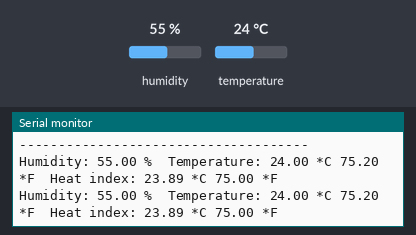
The sketch below on a simulated ESP8266 (NodeMCU). Shown: the last lines printed to the serial monitor. Inputs (shaded band) come from the test bench; at power-on: humidity 55 %, temperature 24 °C.

Above: at 5.0 s.
5.1 s: humidity set to 22 %
At 7.6 s:
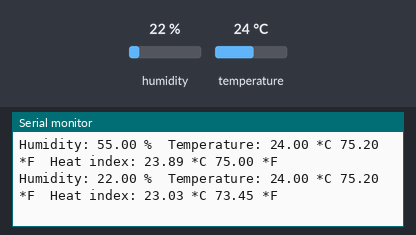
8.2 s: temperature set to 12 °C
At 8.9 s:
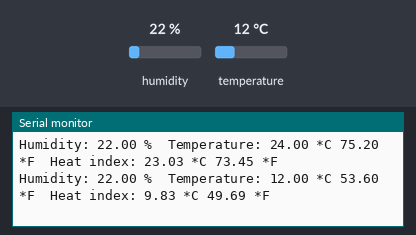
11.3 s: humidity set to 40 %
At 13.6 s:
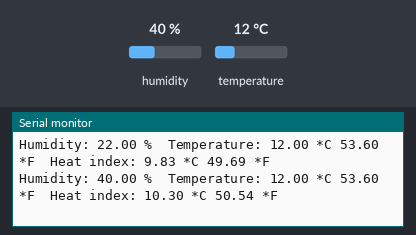
Timing chart, 0 to 15.1 s (numbered marks = the images above; inputs shaded):
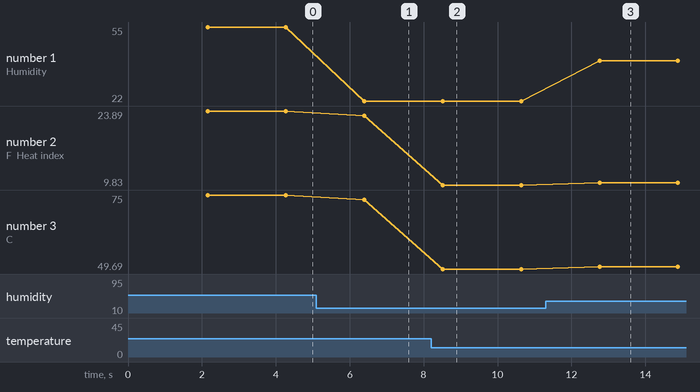

The sketch:

esp8266.ino
```cpp
// (licence header left out)
#include <WiFiUdp.h>
#include <WiFiServer.h>
#include <WiFiClientSecure.h>
#include <WiFiClient.h>
#include <ESP8266WiFiType.h>
#include <ESP8266WiFiSTA.h>
#include <ESP8266WiFiScan.h>
#include <ESP8266WiFiMulti.h>
#include <ESP8266WiFiGeneric.h>
#include <ESP8266WiFiAP.h>
#include <ESP8266WiFi.h>
#include <PubSubClient.h>
#include "DHT.h"

#define DHTPIN 4     // what digital pin the DHT22 is conected to
#define DHTTYPE DHT22   // there are multiple kinds of DHT sensors
/////////////////////////////////////////////////////////////////////////////////////////////
 // Change the credentials below, so your ESP8266 connects to your router
const char* ssid = "Mune2006";
const char* password = "Milmik0912";

// Change the variable to your Raspberry Pi IP address, so it connects to your MQTT broker
const char* mqtt_server = "192.168.1.56";

// Initializes the espClient
WiFiClient espClient;
PubSubClient client(espClient);

// Don't change the function below. This functions connects your ESP8266 to your router
void setup_wifi() {
	delay(10);
	// We start by connecting to a WiFi network
	Serial.println();
	Serial.print("Connecting to ");
	Serial.println(ssid);
	WiFi.begin(ssid, password);
	while (WiFi.status() != WL_CONNECTED) {
		delay(500);
		Serial.print(".");
	}
	Serial.println("");
	Serial.print("WiFi connected - ESP IP address: ");
	Serial.println(WiFi.localIP());
}
/////////////////////////////////////////////////////////////////////////////////////////////

DHT dht(DHTPIN, DHTTYPE);

void setup() {
	Serial.begin(9600);
	Serial.setTimeout(2000);

	// Wait for serial to initialize.
	while (!Serial) {}

	Serial.println("Device Started");
	Serial.println("-------------------------------------");
	Serial.println("Running DHT!");
	Serial.println("-------------------------------------");

}

int timeSinceLastRead = 0;
void loop() {

	// Report every 2 seconds.
	if (timeSinceLastRead > 2000) {
		// Reading temperature or humidity takes about 250 milliseconds!
		// Sensor readings may also be up to 2 seconds 'old' (its a very slow sensor)
		float h = dht.readHumidity();
		// Read temperature as Celsius (the default)
		float t = dht.readTemperature();
		// Read temperature as Fahrenheit (isFahrenheit = true)
		float f = dht.readTemperature(true);

		// Check if any reads failed and exit early (to try again).
		if (isnan(h) || isnan(t) || isnan(f)) {
			Serial.println("Failed to read from DHT sensor!");
			timeSinceLastRead = 0;
			return;
		}

		// Compute heat index in Fahrenheit (the default)
		float hif = dht.computeHeatIndex(f, h);
		// Compute heat index in Celsius (isFahreheit = false)
		float hic = dht.computeHeatIndex(t, h, false);

		Serial.print("Humidity: ");
		Serial.print(h);
		Serial.print(" %\t");
		Serial.print("Temperature: ");
		Serial.print(t);
		Serial.print(" *C ");
		Serial.print(f);
		Serial.print(" *F\t");
		Serial.print("Heat index: ");
		Serial.print(hic);
		Serial.print(" *C ");
		Serial.print(hif);
		Serial.println(" *F");

		timeSinceLastRead = 0;
	}
	delay(100);
	timeSinceLastRead += 100;
}
```

Measured:
- after the input at 5.1 s, the serial monitor: prints a new line after 1.3 s (image 1)
- after the input at 8.2 s, the serial monitor: prints a new line after 0.32 s (image 2)
- after the input at 11.3 s, the serial monitor: prints a new line after 1.5 s (image 3)
- plotted number 1: 55 → 22 after the input at 5.1 s, 22 → 40 after the input at 11.3 s
- plotted number 2: 23.89 → 23.03 after the input at 5.1 s, 23.03 → 9.83 after the input at 8.2 s, 9.83 → 10.3 after the input at 11.3 s
- plotted number 3: 75 → 73.45 after the input at 5.1 s, 73.45 → 49.69 after the input at 8.2 s, 49.69 → 50.54 after the input at 11.3 s
